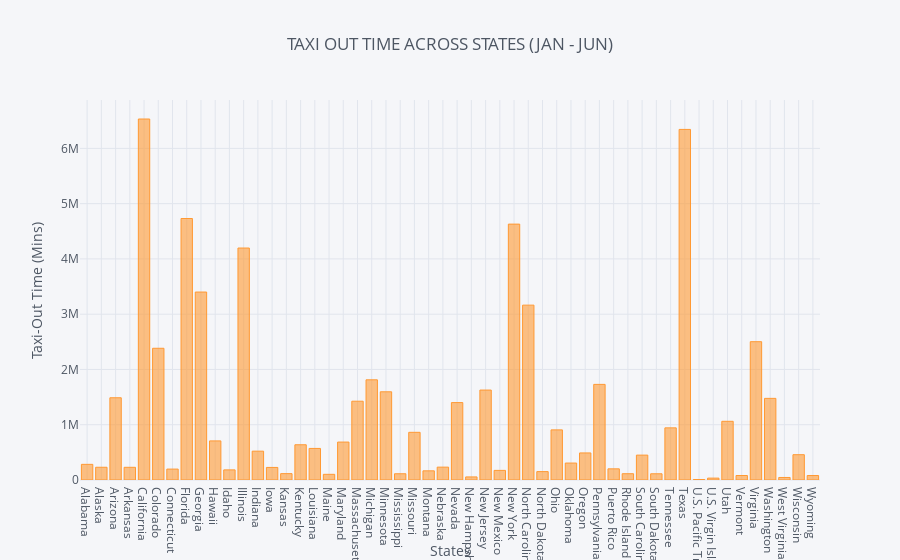

Notebook code for this chart:
### Code cell
#TAXI OUT TIME ACROSS STATES
DecsStates = decision.groupby('ORIGIN_STATE_NM').sum()
DecsStates.iplot(y='TAXI_OUT', kind = 'bar', title = 'TAXI OUT TIME ACROSS STATES (JAN - JUN)', 
                 xTitle = 'States', yTitle= 'Taxi-Out Time (Mins)')

### Figure 1 — Plotly figure (JSON) as saved in the notebook; plotly's stock layout.template omitted (floating-point values rounded to 4 significant figures)
{"data": [{"marker": {"color": "rgba(255, 153, 51, 0.6)", "line": {"color": "rgba(255, 153, 51, 1.0)", "width": 1}}, "name": "TAXI_OUT", "orientation": "v", "text": "", "type": "bar", "uid": "44ee7054-c76e-4813-8fcc-b626cda82ce0", "x": ["Alabama", "Alaska", "Arizona", "Arkansas", "California", "Colorado", "Connecticut", "Florida", "Georgia", "Hawaii", "Idaho", "Illinois", "Indiana", "Iowa", "Kansas", "Kentucky", "Louisiana", "Maine", "Maryland", "Massachusetts", "Michigan", "Minnesota", "Mississippi", "Missouri", "Montana", "Nebraska", "Nevada", "New Hampshire", "New Jersey", "New Mexico", "New York", "North Carolina", "North Dakota", "Ohio", "Oklahoma", "Oregon", "Pennsylvania", "Puerto Rico", "Rhode Island", "South Carolina", "South Dakota", "Tennessee", "Texas", "U.S. Pacific Trust Territories and Possessions", "U.S. Virgin Islands", "Utah", "Vermont", "Virginia", "Washington", "West Virginia", "Wisconsin", "Wyoming"], "y": [283194, 230441, 1487895, 229755, 6531594, 2383377, 197447, 4731332, 3400776, 707167, 182933, 4197189, 521560, 227408, 114995, 637839, 571134, 102746, 686322, 1425562, 1812493, 1595604, 112831, 862761, 165877, 232811, 1400652, 55617, 1627000.0, 173941, 4629793, 3163714, 151978, 906741, 306466, 489428, 1730142, 201998, 113709, 450326, 112655, 943617, 6343094, 9087, 34074, 1061940, 81284, 2502398, 1476936, 45854, 457855, 80962]}], "layout": {"legend": {"bgcolor": "#F5F6F9", "font": {"color": "#4D5663"}}, "paper_bgcolor": "#F5F6F9", "plot_bgcolor": "#F5F6F9", "title": {"font": {"color": "#4D5663"}, "text": "TAXI OUT TIME ACROSS STATES (JAN - JUN)"}, "xaxis": {"gridcolor": "#E1E5ED", "showgrid": true, "tickfont": {"color": "#4D5663"}, "title": {"font": {"color": "#4D5663"}, "text": "States"}, "zerolinecolor": "#E1E5ED"}, "yaxis": {"gridcolor": "#E1E5ED", "showgrid": true, "tickfont": {"color": "#4D5663"}, "title": {"font": {"color": "#4D5663"}, "text": "Taxi-Out Time (Mins)"}, "zerolinecolor": "#E1E5ED"}}}
